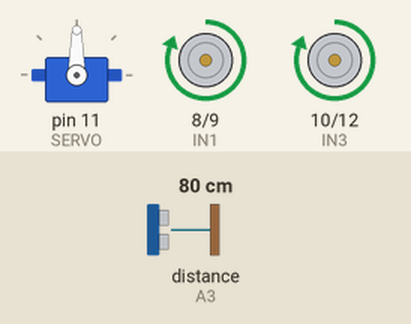
This sketch was run on a simulated Arduino Uno, built with avr-gcc and run on an emulated ATmega328P. Shown: servo, motor-driver pin pairs drawn as motors (green arrow = first pin HIGH = forward, orange = second pin HIGH = backward, longer = more drive, scaled by the enable pin). Wiring (inferred from the names in the program): ultrasonic range finder: trigger A2; echo A3. Inputs (shaded band) come from the test bench; at power-on: distance to the obstacle (sensor on A3) 80 cm. The echo pulse lasts 58.3 µs per cm; what the sketch prints to the serial monitor is not drawn.

Above: at 1.4 s.
1.5 s: distance to the obstacle (sensor on A3) set to 25 cm
3.0 s: distance to the obstacle (sensor on A3) set to 21 cm
At 3.5 s:
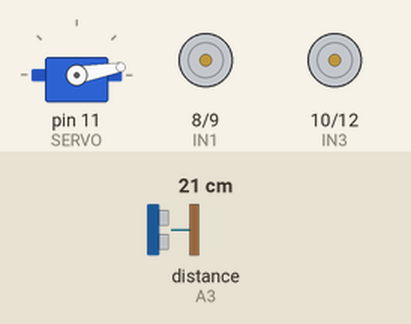
6.0 s: distance to the obstacle (sensor on A3) set to 35 cm
At 7.2 s:
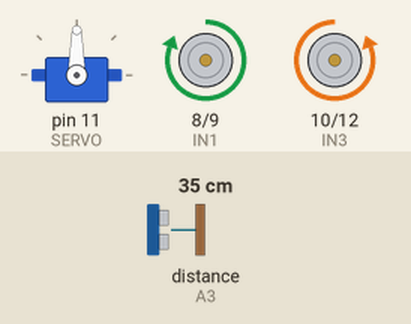
9.0 s: distance to the obstacle (sensor on A3) set to 2 cm
At 10.5 s:
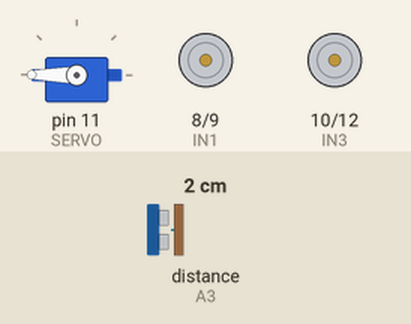
Timing chart, 0 to 16.0 s (numbered marks = the images above; inputs shaded):
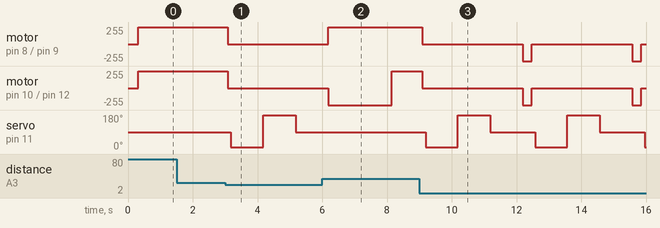

The sketch:

SpreadRo.ino
```cpp
#include <Servo.h>

#define IN1  8   //K1、K2 motor direction
#define IN2  9     //K1、K2 motor direction
#define IN3  10    //K3、K4 motor direction
#define IN4  12   //K3、K4 motor direction
#define ENA  5    // Needs to be a PWM pin to be able to control motor speed ENA
#define ENB  6    // Needs to be a PWM pin to be able to control motor speed ENB

#define SERVO     11  //servo connect to D11
#define Echo    A3 // Ultrasonic Echo pin connect to A2
#define Trig    A2  // Ultrasonic Trig pin connect to A3

Servo myservo;    // create servo object to control a servo
int rightDistance = 0, leftDistance = 0, middleDistance = 0;

int pos = 0;
void setup() {

  /*servo*/
  myservo.attach(SERVO);
  myservo.write(90);
  /*init HC-SR04*/
  pinMode(Trig, OUTPUT);
  pinMode(Echo, INPUT);
  digitalWrite(Trig, LOW);

  /******L298N******/
  pinMode(IN1, OUTPUT);
  pinMode(IN2, OUTPUT);
  pinMode(IN3, OUTPUT);
  pinMode(IN4, OUTPUT);
  pinMode(ENA, OUTPUT);
  pinMode(ENB, OUTPUT);
  Serial.begin(9600);
  Serial.println("welcome to use SpreadRo your Lawn friend...");
  Serial.println("send <servo/>: test servo");
  Serial.println("send <distance/>: test HC-SR04");
  Serial.println("send <go/>: test robot go ahead");
  Serial.println("send <back/>: test robot go back");
  Serial.println("send <stop/>: test robot stop");
  Serial.println("--------------------------------------------------->>");
}


void loop() {
    myservo.write(90);  //setservo position according to scaled value
    delay(100);
    Distance_test();
    middleDistance = Distance_test();

    if(middleDistance <= 20) {
      go_stop();
      delay(100);
      myservo.write(10);
      delay(500);

      rightDistance = Distance_test();

      delay(500);
      myservo.write(180);
      delay(500);
      leftDistance = Distance_test();

      delay(500);
      myservo.write(90);
      delay(1000);
      go_back();

      if(rightDistance > leftDistance) {
        go_right();
        delay(360);
      }
      else if(rightDistance < leftDistance) {
        go_left();
        delay(360);
      }
      else if ((rightDistance <= 10) && (leftDistance <= 10)) {
        go_back();
        delay(180);
      }
      else {
        go_ahead();
      }

    }
    else {
        go_ahead();
    }

}


int Distance_test() {
  digitalWrite(Trig, LOW);
  delayMicroseconds(2);
  digitalWrite(Trig, HIGH);
  delayMicroseconds(20);
  digitalWrite(Trig, LOW);
  float Fdistance = pulseIn(Echo, HIGH);
  Fdistance= Fdistance * 0.01657;   //distance in centimeters
  return (int)Fdistance;
}

/*robot go ahead*/
void go_ahead()
{
  //set motor spped
  analogWrite(ENA,255);
  analogWrite(ENB,255);
  //motor go ahead
  digitalWrite(IN1,HIGH);
  digitalWrite(IN2,LOW);
  digitalWrite(IN3,HIGH);
  digitalWrite(IN4,LOW);
}
/*robot go back*/
void go_back()
{
  //set motor spped
  analogWrite(ENA,255);
  analogWrite(ENB,255);
  //motor go back
  digitalWrite(IN1,LOW);
  digitalWrite(IN2,HIGH);
  digitalWrite(IN3,LOW);
  digitalWrite(IN4,HIGH);

}
void go_left() {
  // write up turn left function
  //set motor spped
  analogWrite(ENA,255);
  analogWrite(ENB,255);
  digitalWrite(IN1,LOW);
  digitalWrite(IN2,HIGH);
  digitalWrite(IN3,HIGH);
  digitalWrite(IN4,LOW);
  delay(300);
   digitalWrite(IN1,LOW);
  digitalWrite(IN2,HIGH);
  digitalWrite(IN3,HIGH);
  digitalWrite(IN4,LOW);
   delay(300);
   digitalWrite(IN1,LOW);
  digitalWrite(IN2,HIGH);
  digitalWrite(IN3,HIGH);
  digitalWrite(IN4,LOW);
   delay(300);
   digitalWrite(IN1,LOW);
  digitalWrite(IN2,HIGH);
  digitalWrite(IN3,HIGH);
  digitalWrite(IN4,LOW);
   delay(300);
   digitalWrite(IN1,LOW);
  digitalWrite(IN2,HIGH);
  digitalWrite(IN3,HIGH);
  digitalWrite(IN4,LOW);
   delay(300);
   digitalWrite(IN1,LOW);
  digitalWrite(IN2,HIGH);
  digitalWrite(IN3,HIGH);
  digitalWrite(IN4,LOW);
}
void go_right() {
  // write up turn right function
  //set motor spped
  analogWrite(ENA,255);
  analogWrite(ENB,255);
  digitalWrite(IN1,HIGH);
  digitalWrite(IN2,LOW);
  digitalWrite(IN3,LOW);
  digitalWrite(IN4,HIGH);
  delay(300);
  digitalWrite(IN1,HIGH);
  digitalWrite(IN2,LOW);
  digitalWrite(IN3,LOW);
  digitalWrite(IN4,HIGH);
   delay(300);
  digitalWrite(IN1,HIGH);
  digitalWrite(IN2,LOW);
  digitalWrite(IN3,LOW);
  digitalWrite(IN4,HIGH);
   delay(300);
  digitalWrite(IN1,HIGH);
  digitalWrite(IN2,LOW);
  digitalWrite(IN3,LOW);
  digitalWrite(IN4,HIGH);
   delay(300);
  digitalWrite(IN1,HIGH);
  digitalWrite(IN2,LOW);
  digitalWrite(IN3,LOW);
  digitalWrite(IN4,HIGH);
   delay(300);
  digitalWrite(IN1,HIGH);
  digitalWrite(IN2,LOW);
  digitalWrite(IN3,LOW);
  digitalWrite(IN4,HIGH);
}
/*robot stop*/
void go_stop()
{
  //change the speed to 0 to stop the motor
  analogWrite(ENA,0);
  analogWrite(ENB,0);
}
```

Measured:
- the behaviour switches between 23 and 22 cm on distance to the obstacle (sensor on A3) (found by bisection; images 0 and 1)
- after the input at 1.5 s, every drawn part: stays the same
- after the input at 3.0 s, motor on pin 8 (IN1) / pin 9 (IN2), motor on pin 10 (IN3) / pin 12 (IN4): forward 255/255 → stopped after 0.08 s; servo on pin 11 (SERVO): 90° → 10° after 0.18 s, → 180° 1.0 s later, → 90° 1.0 s later
- after the input at 6.0 s, motor on pin 8 (IN1) / pin 9 (IN2): goes on until 6.2 s, then stays forward 255/255; servo on pin 11 (SERVO): stays 90° (without the input it goes to 10° after 2.2 s)
- after the input at 9.0 s, motor on pin 8 (IN1) / pin 9 (IN2), motor on pin 10 (IN3) / pin 12 (IN4): alternates backward 255/255 for 0.28 s and stopped for 3.1 s, starting after 0.09 s; servo on pin 11 (SERVO): 90° → 10° after 0.19 s, → 180° 1.0 s later, → 90° 1.0 s later, → 10° 1.4 s later, … (7 changes in this stretch)
